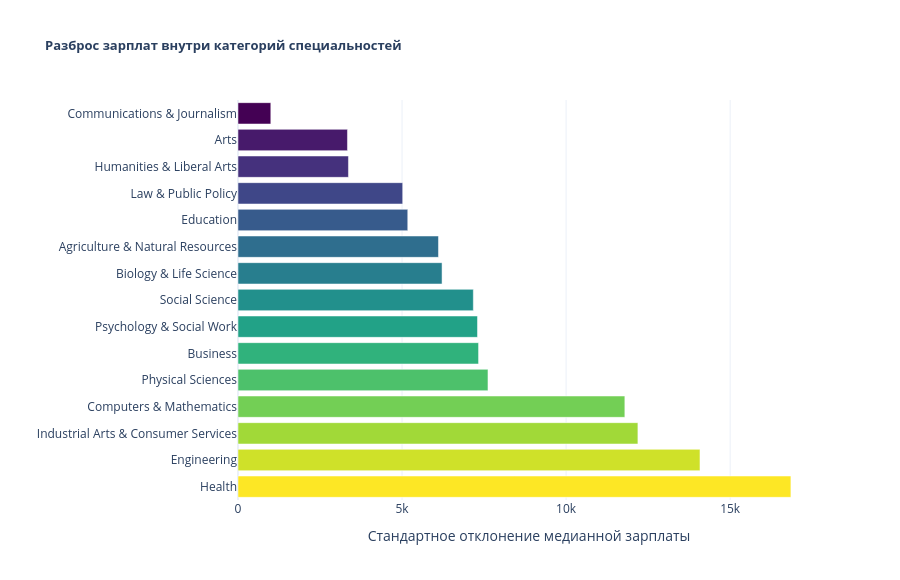

Here is the notebook cell this chart was saved with:
### Markdown cell above
$H_0$ - дисперсии `Median` по группам `Major_category` равны;   
$H_1$ - дисперсии `Median` по группам `Major_category` различаются.

### Code cell
order = (
    df.groupby("Major_category", observed=True)["Median"]
    .std()
    .sort_values(ascending=True)
    .index.tolist()
)

std_df = (
    df.groupby("Major_category", observed=True)["Median"]
    .std()
    .reset_index()
    .rename(columns={"Median": "Salary_std"})
)

colors = pc.sample_colorscale("Viridis", len(order))
color_map = dict(zip(order, colors))

fig = px.bar(
    std_df,
    y="Major_category",
    x="Salary_std",
    color="Major_category",
    category_orders={"Major_category": order},
    color_discrete_map=color_map,
    labels={"Salary_std": "Стандартное отклонение медианной зарплаты", "Major_category": ""},
    title="<b>Разброс зарплат внутри категорий специальностей</b>",
    template="plotly_white",
    orientation="h",
)
fig.update_layout(
    showlegend=False,
    title_font_size=13,
    width=900,
    height=580,
)
fig.show()

### Figure 1 — Plotly figure (JSON) as saved in the notebook; plotly's stock layout.template omitted (floating-point values rounded to 4 significant figures)
{"data": [{"hovertemplate": "=%{y}<br>Стандартное отклонение медианной зарплаты=%{x}<extra></extra>", "legendgroup": "Communications & Journalism", "marker": {"color": "rgb(68, 1, 84)", "pattern": {"shape": ""}}, "name": "Communications & Journalism", "orientation": "h", "showlegend": true, "textposition": "auto", "type": "bar", "x": [1000.0], "xaxis": "x", "y": ["Communications & Journalism"], "yaxis": "y"}, {"hovertemplate": "=%{y}<br>Стандартное отклонение медианной зарплаты=%{x}<extra></extra>", "legendgroup": "Arts", "marker": {"color": "rgb(71, 26, 107)", "pattern": {"shape": ""}}, "name": "Arts", "orientation": "h", "showlegend": true, "textposition": "auto", "type": "bar", "x": [3336.0], "xaxis": "x", "y": ["Arts"], "yaxis": "y"}, {"hovertemplate": "=%{y}<br>Стандартное отклонение медианной зарплаты=%{x}<extra></extra>", "legendgroup": "Humanities & Liberal Arts", "marker": {"color": "rgb(69, 49, 125)", "pattern": {"shape": ""}}, "name": "Humanities & Liberal Arts", "orientation": "h", "showlegend": true, "textposition": "auto", "type": "bar", "x": [3366.0], "xaxis": "x", "y": ["Humanities & Liberal Arts"], "yaxis": "y"}, {"hovertemplate": "=%{y}<br>Стандартное отклонение медианной зарплаты=%{x}<extra></extra>", "legendgroup": "Law & Public Policy", "marker": {"color": "rgb(63, 71, 136)", "pattern": {"shape": ""}}, "name": "Law & Public Policy", "orientation": "h", "showlegend": true, "textposition": "auto", "type": "bar", "x": [5020.0], "xaxis": "x", "y": ["Law & Public Policy"], "yaxis": "y"}, {"hovertemplate": "=%{y}<br>Стандартное отклонение медианной зарплаты=%{x}<extra></extra>", "legendgroup": "Education", "marker": {"color": "rgb(55, 91, 140)", "pattern": {"shape": ""}}, "name": "Education", "orientation": "h", "showlegend": true, "textposition": "auto", "type": "bar", "x": [5174.0], "xaxis": "x", "y": ["Education"], "yaxis": "y"}, {"hovertemplate": "=%{y}<br>Стандартное отклонение медианной зарплаты=%{x}<extra></extra>", "legendgroup": "Agriculture & Natural Resources", "marker": {"color": "rgb(47, 110, 142)", "pattern": {"shape": ""}}, "name": "Agriculture & Natural Resources", "orientation": "h", "showlegend": true, "textposition": "auto", "type": "bar", "x": [6110.0], "xaxis": "x", "y": ["Agriculture & Natural Resources"], "yaxis": "y"}, {"hovertemplate": "=%{y}<br>Стандартное отклонение медианной зарплаты=%{x}<extra></extra>", "legendgroup": "Biology & Life Science", "marker": {"color": "rgb(40, 126, 142)", "pattern": {"shape": ""}}, "name": "Biology & Life Science", "orientation": "h", "showlegend": true, "textposition": "auto", "type": "bar", "x": [6219.0], "xaxis": "x", "y": ["Biology & Life Science"], "yaxis": "y"}, {"hovertemplate": "=%{y}<br>Стандартное отклонение медианной зарплаты=%{x}<extra></extra>", "legendgroup": "Social Science", "marker": {"color": "rgb(34, 144, 140)", "pattern": {"shape": ""}}, "name": "Social Science", "orientation": "h", "showlegend": true, "textposition": "auto", "type": "bar", "x": [7172.0], "xaxis": "x", "y": ["Social Science"], "yaxis": "y"}, {"hovertemplate": "=%{y}<br>Стандартное отклонение медианной зарплаты=%{x}<extra></extra>", "legendgroup": "Psychology & Social Work", "marker": {"color": "rgb(34, 162, 135)", "pattern": {"shape": ""}}, "name": "Psychology & Social Work", "orientation": "h", "showlegend": true, "textposition": "auto", "type": "bar", "x": [7299.0], "xaxis": "x", "y": ["Psychology & Social Work"], "yaxis": "y"}, {"hovertemplate": "=%{y}<br>Стандартное отклонение медианной зарплаты=%{x}<extra></extra>", "legendgroup": "Business", "marker": {"color": "rgb(48, 178, 124)", "pattern": {"shape": ""}}, "name": "Business", "orientation": "h", "showlegend": true, "textposition": "auto", "type": "bar", "x": [7332.0], "xaxis": "x", "y": ["Business"], "yaxis": "y"}, {"hovertemplate": "=%{y}<br>Стандартное отклонение медианной зарплаты=%{x}<extra></extra>", "legendgroup": "Physical Sciences", "marker": {"color": "rgb(77, 193, 107)", "pattern": {"shape": ""}}, "name": "Physical Sciences", "orientation": "h", "showlegend": true, "textposition": "auto", "type": "bar", "x": [7619.0], "xaxis": "x", "y": ["Physical Sciences"], "yaxis": "y"}, {"hovertemplate": "=%{y}<br>Стандартное отклонение медианной зарплаты=%{x}<extra></extra>", "legendgroup": "Computers & Mathematics", "marker": {"color": "rgb(115, 207, 85)", "pattern": {"shape": ""}}, "name": "Computers & Mathematics", "orientation": "h", "showlegend": true, "textposition": "auto", "type": "bar", "x": [11790.0], "xaxis": "x", "y": ["Computers & Mathematics"], "yaxis": "y"}, {"hovertemplate": "=%{y}<br>Стандартное отклонение медианной зарплаты=%{x}<extra></extra>", "legendgroup": "Industrial Arts & Consumer Services", "marker": {"color": "rgb(161, 217, 56)", "pattern": {"shape": ""}}, "name": "Industrial Arts & Consumer Services", "orientation": "h", "showlegend": true, "textposition": "auto", "type": "bar", "x": [12190.0], "xaxis": "x", "y": ["Industrial Arts & Consumer Services"], "yaxis": "y"}, {"hovertemplate": "=%{y}<br>Стандартное отклонение медианной зарплаты=%{x}<extra></extra>", "legendgroup": "Engineering", "marker": {"color": "rgb(207, 225, 41)", "pattern": {"shape": ""}}, "name": "Engineering", "orientation": "h", "showlegend": true, "textposition": "auto", "type": "bar", "x": [14080.0], "xaxis": "x", "y": ["Engineering"], "yaxis": "y"}, {"hovertemplate": "=%{y}<br>Стандартное отклонение медианной зарплаты=%{x}<extra></extra>", "legendgroup": "Health", "marker": {"color": "rgb(253, 231, 37)", "pattern": {"shape": ""}}, "name": "Health", "orientation": "h", "showlegend": true, "textposition": "auto", "type": "bar", "x": [16850.0], "xaxis": "x", "y": ["Health"], "yaxis": "y"}], "layout": {"barmode": "relative", "height": 580, "legend": {"title": {"text": ""}, "tracegroupgap": 0}, "showlegend": false, "title": {"font": {"size": 13}, "text": "<b>Разброс зарплат внутри категорий специальностей</b>"}, "width": 900, "xaxis": {"anchor": "y", "domain": [0, 1], "title": {"text": "Стандартное отклонение медианной зарплаты"}}, "yaxis": {"anchor": "x", "categoryarray": ["Health", "Engineering", "Industrial Arts & Consumer Services", "Computers & Mathematics", "Physical Sciences", "Business", "Psychology & Social Work", "Social Science", "Biology & Life Science", "Agriculture & Natural Resources", "Education", "Law & Public Policy", "Humanities & Liberal Arts", "Arts", "Communications & Journalism"], "categoryorder": "array", "domain": [0, 1], "title": {"text": ""}}}}
